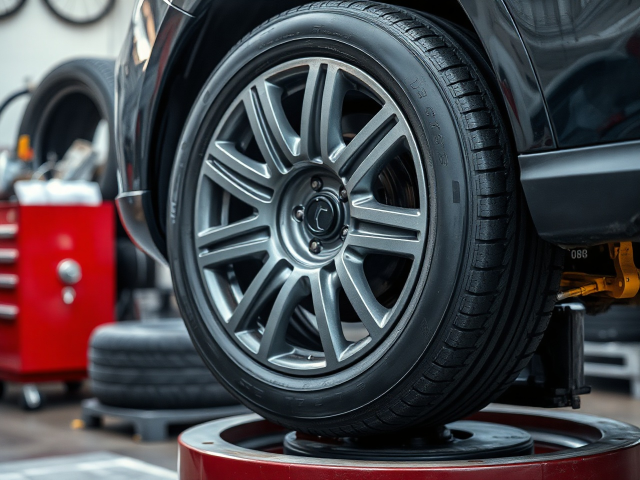
#> input picture images/balansirovka-razval-shozhdenie.jpg, 1280 x 960 px (shown at 1/2 size); its folder holds 4 pictures in this run
$ python normalize-article-images.py
#> lines starting #> are read from the running program, lines starting #| are printed output that depends on the picture
from __future__ import annotations

from pathlib import Path

from PIL import Image, ImageOps


IMAGES_DIR = Path(__file__).resolve().parents[1] / "public" / "images"
MAX_SIZE = (1200, 800)
QUALITY = 84


def normalize(path: Path) -> bool:
    with Image.open(path) as original:
#> original is the input picture: PIL image 1280x960 RGB; mean R, G, B 72.5, 70.1, 75.4
        image = ImageOps.exif_transpose(original).convert("RGB")
        before = path.stat().st_size
        image.thumbnail(MAX_SIZE, Image.Resampling.LANCZOS)
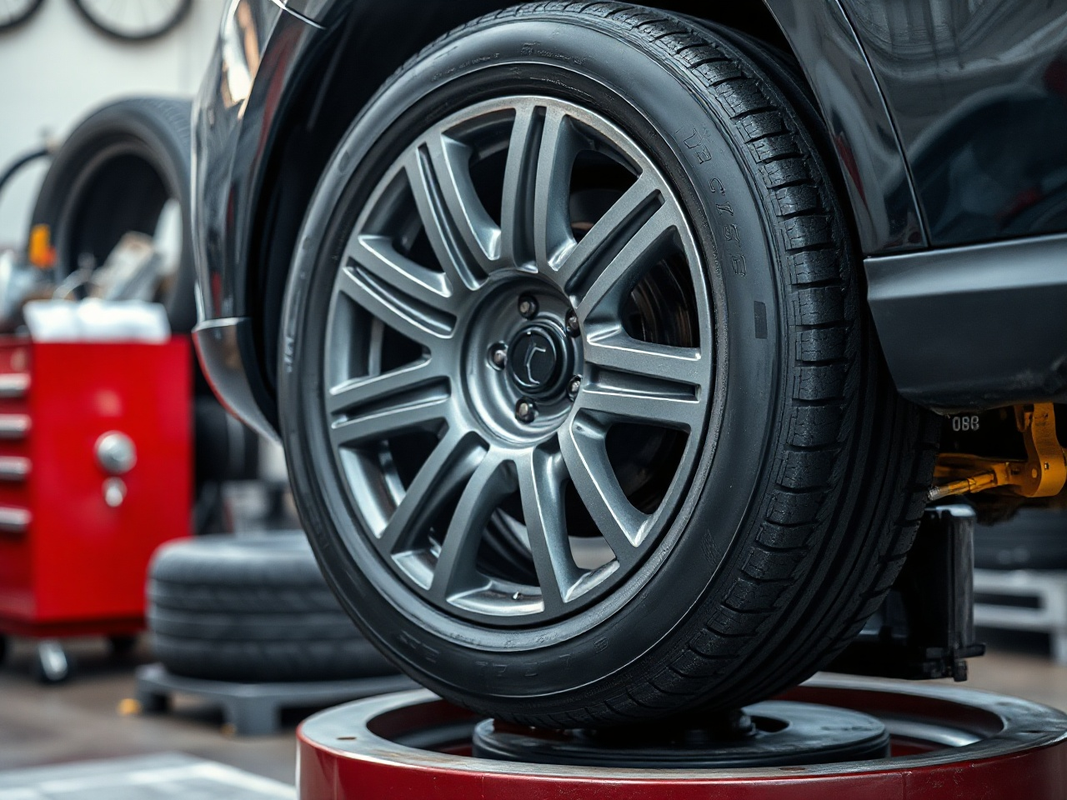
#> image: PIL image 1067x800 RGB; mean R, G, B 72.5, 70.1, 75.4
        image.save(path, "JPEG", quality=QUALITY, optimize=True, progressive=True)
        return path.stat().st_size != before


def main() -> None:
    changed = 0
    for path in sorted(IMAGES_DIR.glob("*.jpg")):
        if normalize(path):
            changed += 1
#> pass 2 of the loop in main, `for path in sorted(IMAGES_DIR.glob("*.jpg")):`:
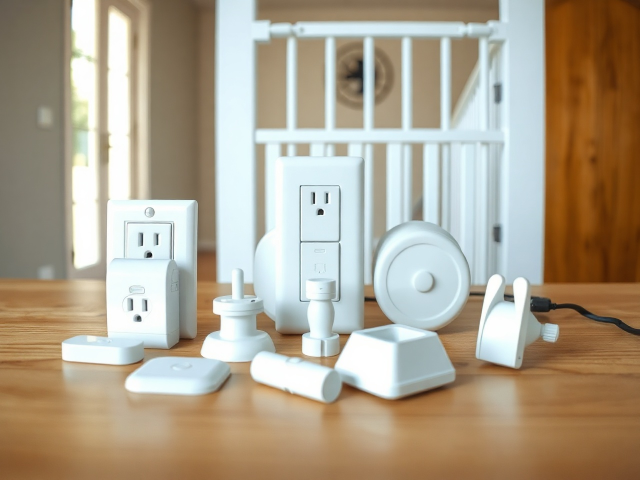
#> input picture images/bezopasnost-doma-dlya-rebenka.jpg, 1280 x 960 px (shown at 1/2 size)
#> in normalize, original is the input picture: PIL image 1280x960 RGB; mean R, G, B 173.8, 162, 142.3
#> in normalize (call 2), `image.thumbnail(MAX_SIZE, Image.Resampling.LANCZOS)`:
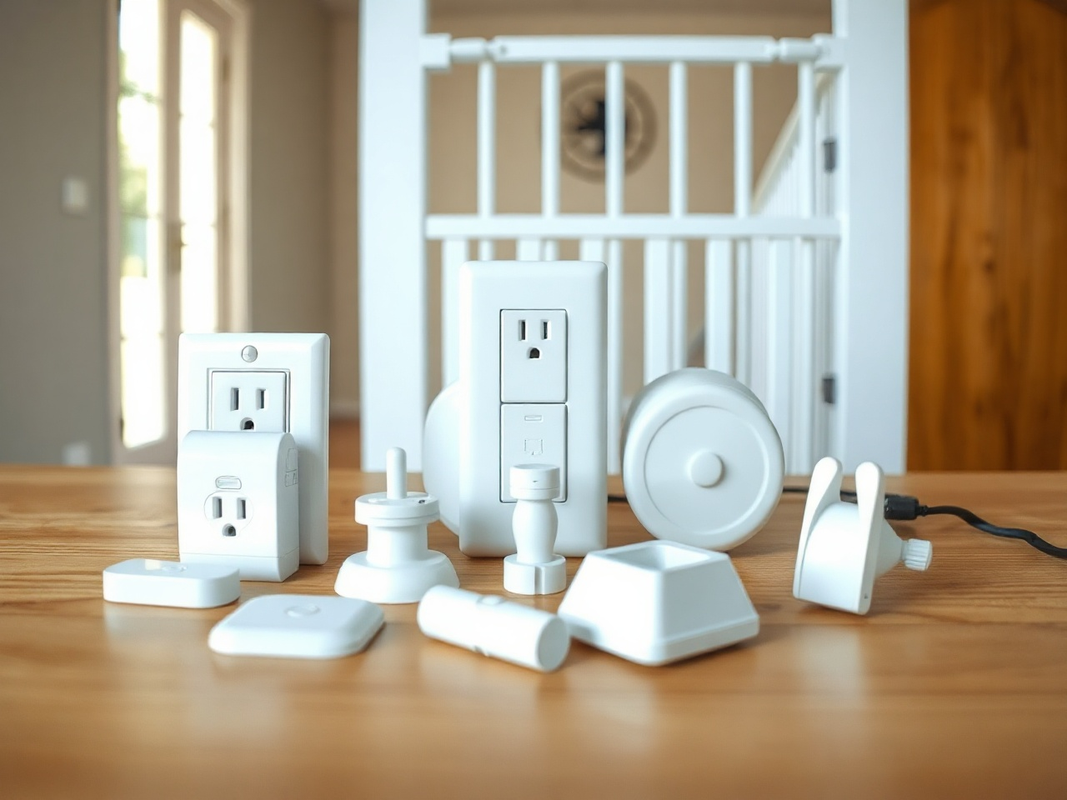
#> image: PIL image 1067x800 RGB; mean R, G, B 173.8, 162, 142.3
#> pass 3 of the loop in main, `for path in sorted(IMAGES_DIR.glob("*.jpg")):`:
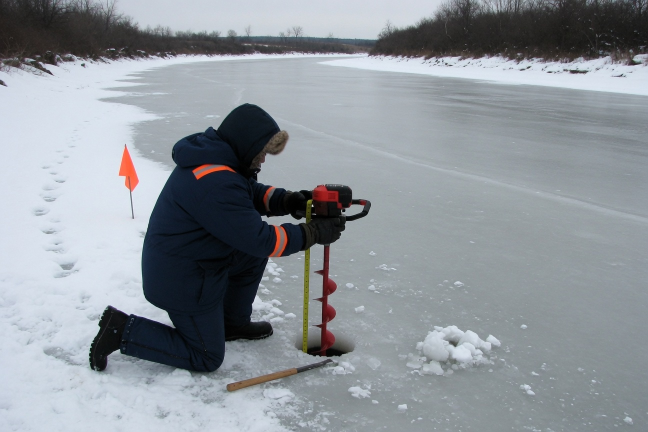
#> input picture images/bezopasnost-na-ldu-rybalka.jpg, 1296 x 864 px (shown at 1/2 size)
#> in normalize, original is the input picture: PIL image 1296x864 RGB; mean R, G, B 141, 147.2, 153.2
#> in normalize (call 3), `image.thumbnail(MAX_SIZE, Image.Resampling.LANCZOS)`:
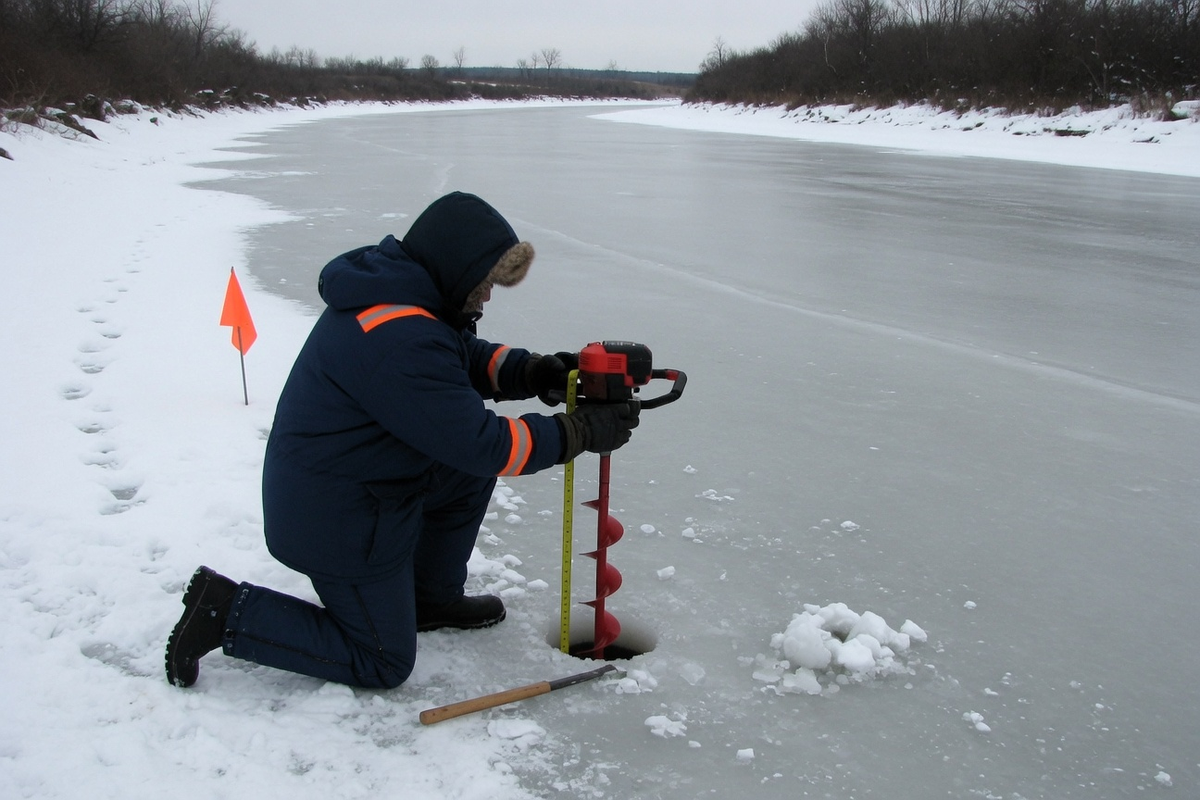
#> image: PIL image 1200x800 RGB; mean R, G, B 141, 147.2, 153.2
    print(f"Normalized {changed} article images")


if __name__ == "__main__":
    main()
